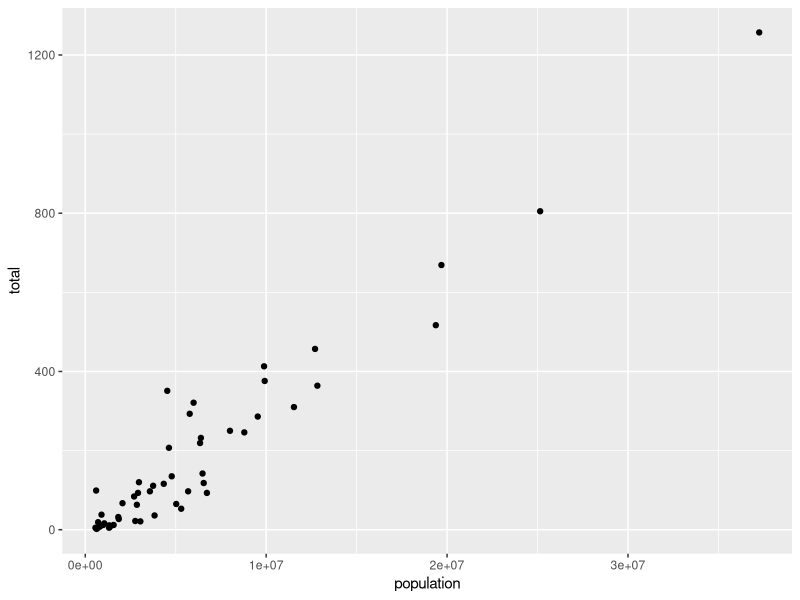
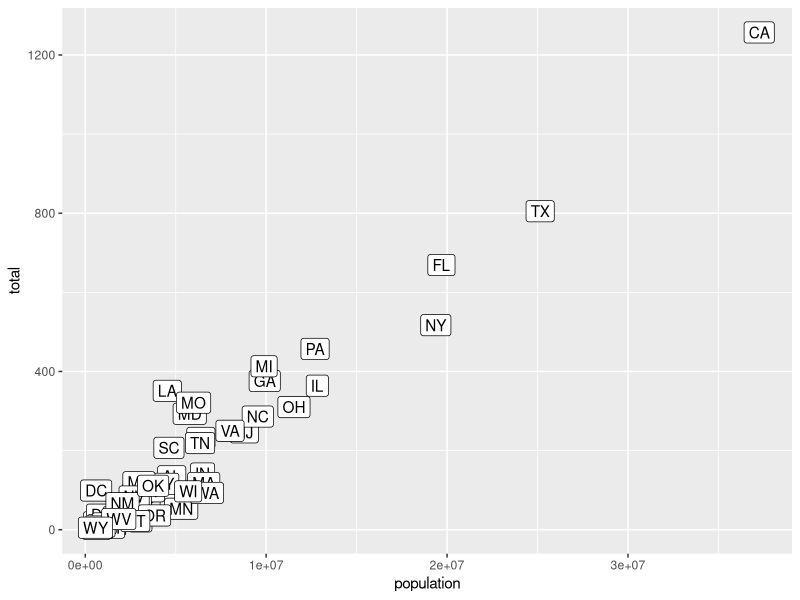
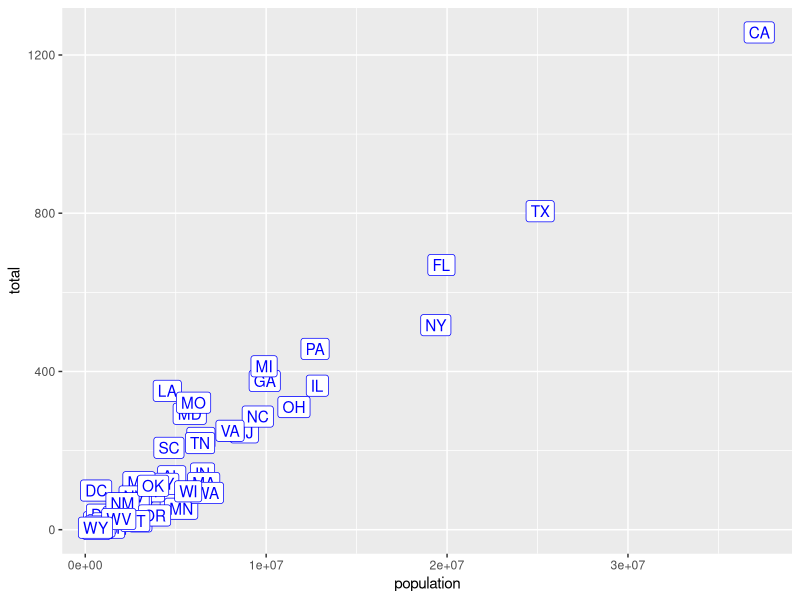
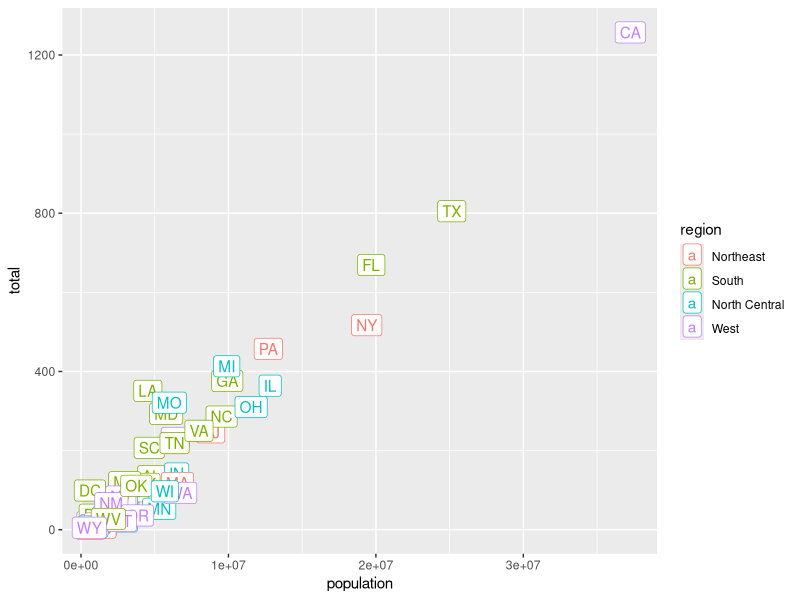
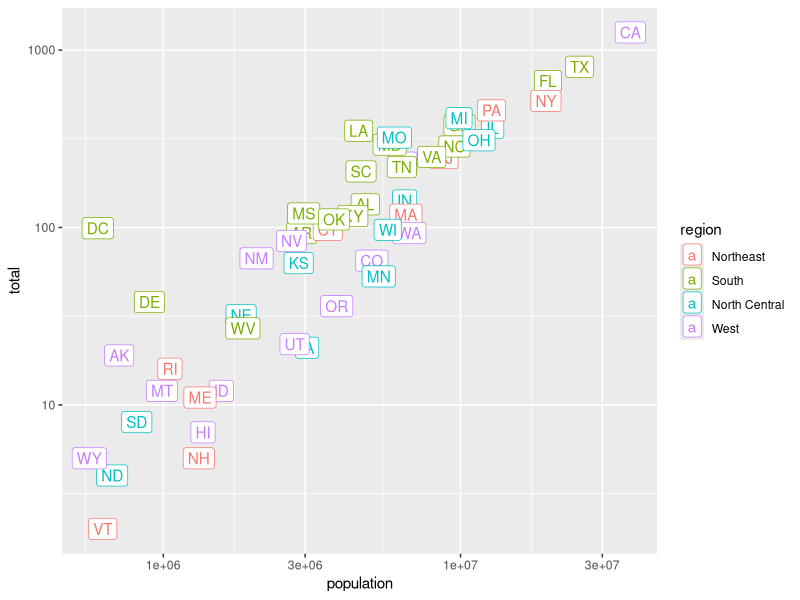
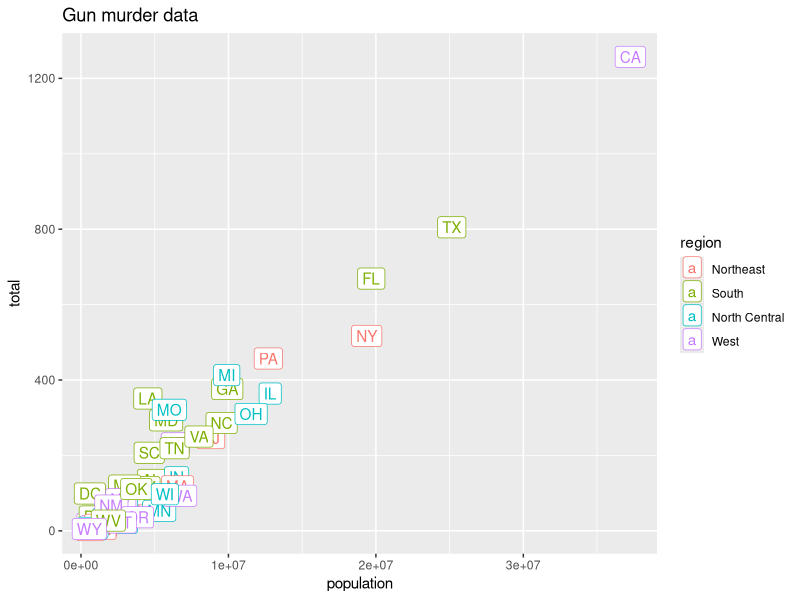

These figures' R source, in order:
#loading ggplot and murders & heights datasets
library(dplyr)
library(ggplot2)
library(dslabs)
data(heights)
data(murders)
p <- ggplot(murders)

#or, if we load dplyr, we can use the pipe:
p <- murders %>% ggplot()
class(p)

#create a scatter plot
murders %>% ggplot(aes(x = population, y = total )) + geom_point()

#add labels abb to the points on a plot.
murders %>% ggplot(aes(population, total, label=abb) ) + geom_label()
 
#Rewrite the code above to make the labels blue
murders %>% ggplot(aes(population, total,label= abb)) + geom_label(color="blue")

#Rewrite the code above to make the label color correspond to the state's region
murders %>% ggplot(aes(population, total, label = abb, color=region)) + geom_label()

#Change both axes to be in the log scale
p <- murders %>% ggplot(aes(population, total, label = abb, color=region)) + geom_label()
p + scale_x_log10() + scale_y_log10()

# add the title "Gun murder data" to the plot
p + ggtitle("Gun murder data")
